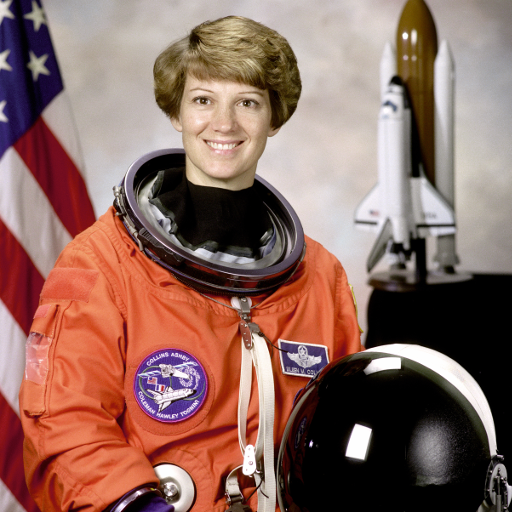
#> input picture data/astronaut.png, 512 x 512 px
$ python -i segmentation_functions.py   (imports and definitions only)
#> lines starting #> are read from the running program, lines starting #| are printed output that depends on the picture; after the words box and inside, x2 and y2 are one past the last pixel; in counts of white or black regions, pixels touching at a corner belong together
import os
import matplotlib.pyplot as plt
import matplotlib.image as mpimg
import numpy as np
from src.chocolates import *
import cv2

# [177 lines left out: functions segmentation_clean_background, segmentation_background_stylo, segmentation_weighted, not called in this run]


def segmentation_orange_book(img):
    # --- 1. Load and Resize Image ---
    img = cv2.resize(img, (1600,1067))
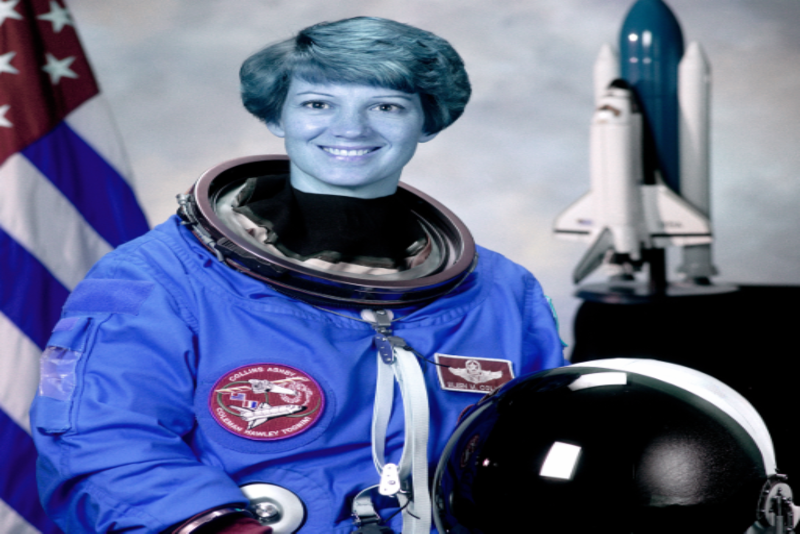
#> img: shape (1067, 1600, 3) (shown at 1/2 size); mean of channels 0, 1, 2 141.5, 105.6, 96.4; drawn as B, G, R

    # --- 2. Convert to HSV ---
    hsv = cv2.cvtColor(img, cv2.COLOR_RGB2HSV_FULL)
#> hsv: shape (1067, 1600, 3); mean H, S, V 54.1, 90.4, 142.8
    value = hsv[:, :, 2]
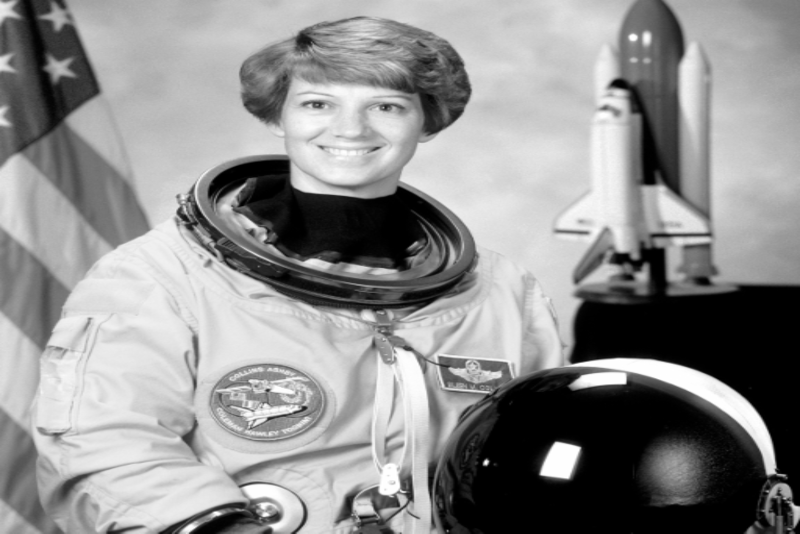
#> value: shape (1067, 1600) (shown at 1/2 size); min 0, max 255, mean 142.8

    # Gaussian blur to reduce noise
    value = cv2.GaussianBlur(value, (5, 5), 0) #(5,5)
    #plt.imshow(value, cmap='gray')

    # --- 4. Canny Edge Detection ---
    edges = cv2.Canny(value, 50, 100) #(50, 100)
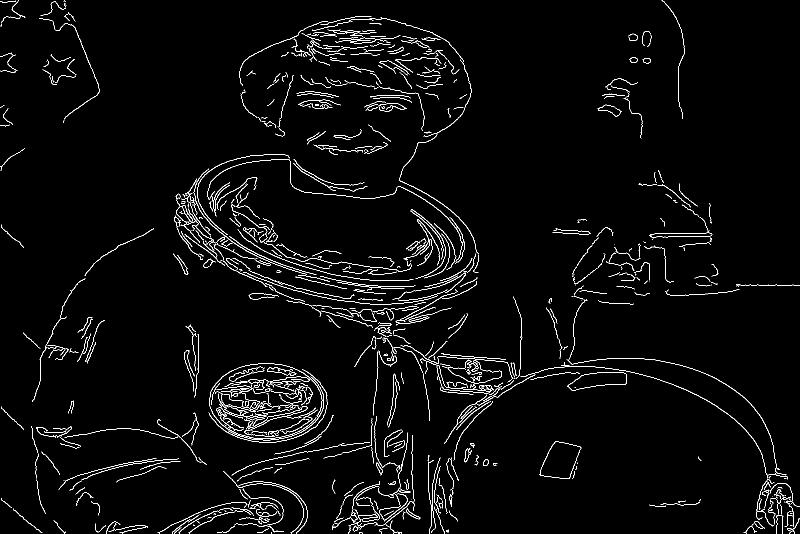
#> edges: shape (1067, 1600) (shown at 1/2 size); 2.8% white in thin lines or dots
    #plt.imshow(edges, cmap='gray')

    # --- 5. Dilate to Connect Broken Edges ---
    radius = 2 #2
    kernel = cv2.getStructuringElement(cv2.MORPH_ELLIPSE, (2*radius+1, 2*radius+1))
    dilated = cv2.dilate(edges, kernel, iterations=1)
#> dilated: shape (1067, 1600); 12.8% white; 113 white regions, largest, box (x1, y1, x2, y2) and area: (346, 30, 1600, 1067) 101905, (313, 830, 843, 1067) 23129, (415, 725, 657, 888) 22183
    #plt.imshow(dilated, cmap='gray')

    # --- 6. Remove small objects ---

    # Label connected components
    num_labels, labels, stats, _ = cv2.connectedComponentsWithStats(dilated, connectivity=8)
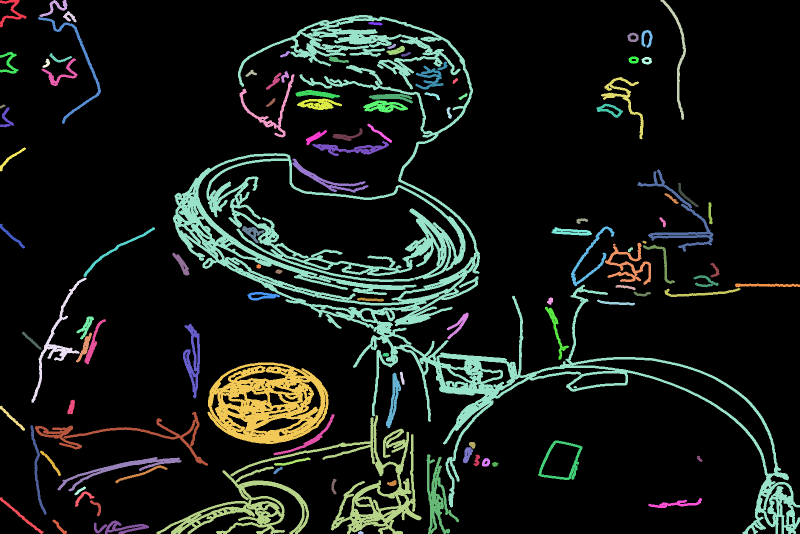
#> labels: shape (1067, 1600) int32 (shown at 1/2 size); 114 distinct labels, from 0 to 113; one colour per label, 0 black
#> num_labels = 114; stats = 114 rows, first 6: [0, 0, 1600, 1067, 1489324], [0, 0, 53, 55, 758], [79, 0, 56, 34, 539], [1321, 0, 51, 240, 1386], [126, 22, 27, 23, 268], [346, 30, 1254, 1037, 101905]

    # Set a minimum size threshold (in pixels)
    min_size = 2000  # adjust as needed

    # Create output image
    output = np.zeros(dilated.shape, dtype=np.uint8)

    for i in range(1, num_labels):  # skip label 0 (background)
        if stats[i, cv2.CC_STAT_AREA] >= min_size:
            output[labels == i] = 255
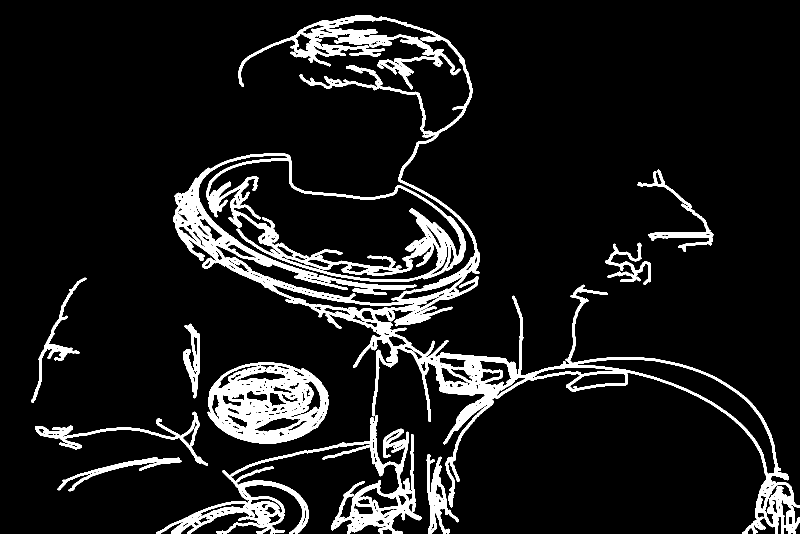
#> output: shape (1067, 1600) (shown at 1/2 size); 9.8% white; 10 white regions

    #plt.imshow(output, cmap='gray')

    contours, hierarchy = cv2.findContours(output, cv2.RETR_TREE, cv2.CHAIN_APPROX_SIMPLE)
#> contours = 865 contours, 661 with area under 20; largest, box (x1, y1, x2, y2) and area: (346, 30, 1600, 1067) 184915, (417, 321, 923, 542) 50414, (415, 725, 657, 888) 30830, (313, 830, 843, 1067) 25754, (1146, 718, 1551, 949) 14448

    # --- 7. Replace small contour filtering with ellipse fitting ---
    mask = np.zeros_like(dilated)

    for cnt in contours:
        area = cv2.contourArea(cnt)
        if area < 30000:  # adjust the area threshold as needed
            cv2.drawContours(mask, [cnt], -1, 255, thickness=cv2.FILLED)
#> this loop made 865 passes
#> area on passes 1, 8, 9: 2238.5, 3462.5, 77.5
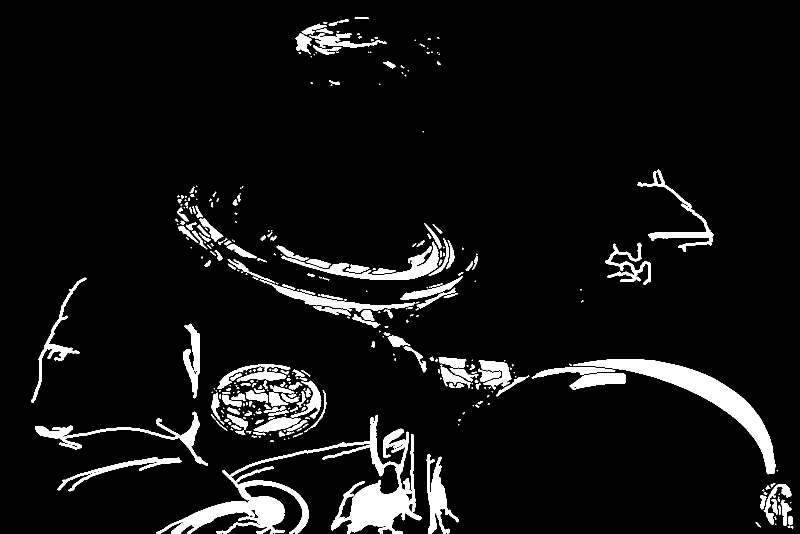
#> mask: shape (1067, 1600) (shown at 1/2 size); 6.8% white; 354 white regions (158 under 20 px), largest, box (x1, y1, x2, y2) and area: (313, 830, 843, 1067) 28049, (1146, 718, 1551, 949) 14918, (563, 483, 877, 560) 4870

    # [11 lines of commented-out code are left out]
    radius = 4
    kernel = cv2.getStructuringElement(cv2.MORPH_ELLIPSE, (2*radius+1, 2*radius+1))
    mask = cv2.morphologyEx(mask, cv2.MORPH_CLOSE, kernel, iterations=1)
#> mask: shape (1067, 1600); 8.3% white; 79 white regions (38 under 20 px), largest, box (x1, y1, x2, y2) and area: (313, 830, 843, 1067) 30595, (422, 729, 653, 880) 21726, (1063, 718, 1556, 949) 19374

    # [8 lines of commented-out code are left out]
    radius = 40
    kernel = cv2.getStructuringElement(cv2.MORPH_ELLIPSE, (2*radius+1, 2*radius+1))
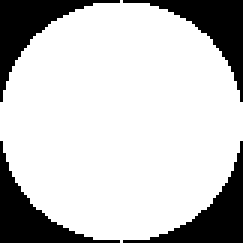
#> kernel: shape (81, 81) (shown 3 times larger); values 0 (black) and 1 (white), 77.7% white; 4 black regions, box (x1, y1, x2, y2) and area: (0, 0, 40, 34) 366, (41, 0, 81, 34) 366, (0, 47, 40, 81) 366, (41, 47, 81, 81) 366
    mask = cv2.morphologyEx(mask, cv2.MORPH_OPEN, kernel, iterations=1)
#> mask: shape (1067, 1600); every value is 0

    #plt.imshow(mask, cmap='gray')

    # --- 8. Apply Mask to Original Image ---
    segmented_objects = cv2.bitwise_and(img, img, mask=mask)
#> segmented_objects: shape (1067, 1600, 3); every value is 0

    return segmented_objects

# [107 lines left out: functions segmentation_sac, segmentation_sachet, not called in this run]

>>> import cv2
>>> picture = cv2.cvtColor(cv2.imread('../../../data/astronaut.png'), cv2.COLOR_BGR2RGB)
>>> result = segmentation_orange_book(picture)
